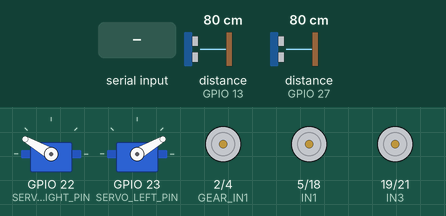
This sketch was run on a simulated ESP32. On the bench: 2 × servo, motor-driver pin pairs drawn as motors (green arrow = first pin HIGH = forward, orange = second pin HIGH = backward, longer = more drive). Inputs (shaded band) come from the test bench; at power-on: distance to the obstacle (sensors on GPIO 13, GPIO 27) 80 cm. The echo pulse lasts 58.3 µs per cm.

Above: at 3.1 s.
3.2 s: distance to the obstacle (sensor on GPIO 13) set to 16 cm
4.7 s: distance to the obstacle (sensor on GPIO 13) set to 13 cm
At 6.6 s:
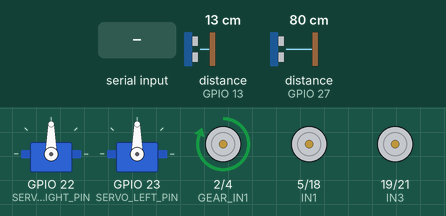
At 7.5 s:
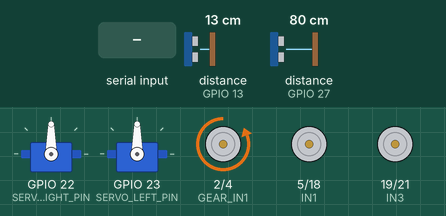
7.7 s: "R" received over Serial
At 8.77 s:
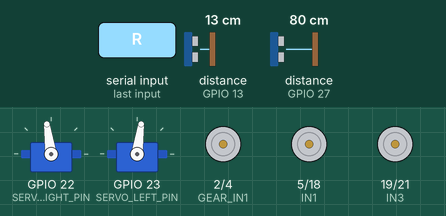
Timing chart, 0 to 16.7 s (numbered marks = the images above; inputs shaded):
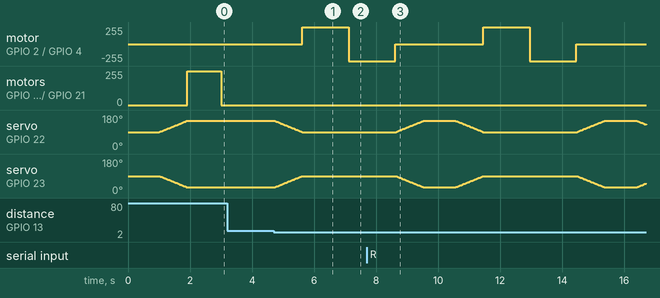

The sketch:

sketch_oct6a.ino
```cpp
#include <ESP32Servo.h>   // ESP32Servo library for controlling servos
#include <NewPing.h>

#define TRIG_PIN_1 12      // Trigger pin for the first ultrasonic sensor
#define ECHO_PIN_1 13      // Echo pin for the first ultrasonic sensor
#define TRIG_PIN_2 14      // Trigger pin for the second ultrasonic sensor
#define ECHO_PIN_2 27      // Echo pin for the second ultrasonic sensor

#define IN1 5              // Motor driver pin for left motor (movement motor)
#define IN2 18             // Motor driver pin for left motor (movement motor)
#define IN3 19             // Motor driver pin for right motor (movement motor)
#define IN4 21             // Motor driver pin for right motor (movement motor)

#define GEAR_IN1 2         // Gear motor pin for lifting the arm
#define GEAR_IN2 4         // Gear motor pin for lifting the arm

#define SERVO_RIGHT_PIN 22  // Right servo pin
#define SERVO_LEFT_PIN 23   // Left servo pin

Servo rightServo;
Servo leftServo;

NewPing sonar1(TRIG_PIN_1, ECHO_PIN_1, 200);  // First ultrasonic sensor
NewPing sonar2(TRIG_PIN_2, ECHO_PIN_2, 200);  // Second ultrasonic sensor

unsigned long lastCommTime = 0;
const unsigned long COMM_TIMEOUT = 3000; // Communication timeout in milliseconds

void setup() {
  Serial.begin(9600);

  // Motor setup
  pinMode(IN1, OUTPUT);
  pinMode(IN2, OUTPUT);
  pinMode(IN3, OUTPUT);
  pinMode(IN4, OUTPUT);

  // Gear motor setup
  pinMode(GEAR_IN1, OUTPUT);
  pinMode(GEAR_IN2, OUTPUT);

  // Servo setup
  rightServo.attach(SERVO_RIGHT_PIN);
  leftServo.attach(SERVO_LEFT_PIN);

  // Set both servos to middle position (90 degrees)
  rightServo.write(90);
  leftServo.write(90);

  delay(1000);  // Small delay to stabilize servos at starting position

  // Move the right servo to 120 degrees and left servo to 60 degrees
  for (int pos = 90; pos <= 150; pos++) {
    rightServo.write(pos);
    leftServo.write(180 - pos);  // Left servo mirror movement (180 - pos)
    delay(15);  // Adjust this value to control the speed of servo movement
  }

  // Start the ultrasonic sensors and wheel motors after the servos finish
  moveForward();
}

void loop() {
  // Check for communication timeout
  if (millis() - lastCommTime > COMM_TIMEOUT) {
    stopMovement();  // Stop all movement if communication timeout occurs
  }

  // Read distances from ultrasonic sensors
  int distance1 = sonar1.ping_cm(); // Distance from the first ultrasonic sensor
  int distance2 = sonar2.ping_cm(); // Distance from the second ultrasonic sensor

  // Check if the first ultrasonic sensor detects an object (e.g., within 25 cm)
  if (distance1 > 0 && distance1 < 15) {
    stopMovement();  // Stop moving when the first ultrasonic sensor detects the object
    pickUpGarbage(); // Use the servos and gear motor to pick up and drop the garbage
  }

  // Check if the second ultrasonic sensor detects an object in the box (e.g., within 25 cm)
  if (distance2 > 0 && distance2 < 15) {
    returnToInitialState();  // Call function to restart the operation
  }

  // Process commands from the terminal (optional feature)
  if (Serial.available()) {
    char command = Serial.read();  // Read the command
    lastCommTime = millis();  // Update last communication time

    if (command == 'F') {
      moveForward();
    } else if (command == 'R') {
      rotateAndSearch();
    } else{
      // Heartbeat signal received, no action needed
    }
  }
}

// Function to move the garbage collector forward
void moveForward() {
  digitalWrite(IN1, HIGH);  // Left motor forward
  digitalWrite(IN2, LOW);
  digitalWrite(IN3, HIGH);  // Right motor forward
  digitalWrite(IN4, LOW);
}

// Function to rotate and search for objects
void rotateAndSearch() {
  digitalWrite(IN1, HIGH);  // Rotate left motor
  digitalWrite(IN2, LOW);
  digitalWrite(IN3, LOW);   // Rotate right motor in reverse
  digitalWrite(IN4, HIGH);
}

// Function to stop all movement
void stopMovement() {
  digitalWrite(IN1, LOW);  // Stop left motor
  digitalWrite(IN2, LOW);
  digitalWrite(IN3, LOW);  // Stop right motor
  digitalWrite(IN4, LOW);
}

// Function to pick up garbage using servos and gear motor
void pickUpGarbage() {
  // Step 1: Close the servos to pick up the object (reverse previous movement)
  for (int pos = 150; pos >= 90; pos--) {
    rightServo.write(pos);
    leftServo.write(180 - pos);
    delay(15);
  }

  // Step 2: Use the gear motor to lift the arm for 2 seconds
  digitalWrite(GEAR_IN1, HIGH);
  digitalWrite(GEAR_IN2, LOW);
  delay(1500);  // Lift the arm for 2 seconds

  // Step 3: Return the arm to its original position
  digitalWrite(GEAR_IN1, LOW);
  digitalWrite(GEAR_IN2, HIGH);
  delay(1500);  // Lower the arm back`

  // Stop the gear motor
  digitalWrite(GEAR_IN1, LOW);
  digitalWrite(GEAR_IN2, LOW);

  // Step 4: Re-open the servos to release the object
  for (int pos = 90; pos <= 150; pos++) {
    rightServo.write(pos);
    leftServo.write(180 - pos);
    delay(15);
  }

  returnToInitialState();  // Call function to restart the operation
}

// Function to return to initial state after detecting object in the box
void returnToInitialState() {
  stopMovement();
  delay(1000);
  moveForward();
}
```

Measured:
- the behaviour switches between 15 and 14 cm on distance to the obstacle (sensor on GPIO 13) (found by bisection; images 0 and 1)
- after the input at 3.2 s, every drawn part: stays the same
- after the input at 4.7 s, motor on GPIO 2 (GEAR_IN1) / GPIO 4 (GEAR_IN2): stopped → forward 255/255 after 0.92 s, → backward 255/255 1.5 s later; servo on GPIO 22 (SERVO_RIGHT_PIN): moves from 150° to 90° over 0.90 s, starting at once; servo on GPIO 23 (SERVO_LEFT_PIN): moves from 30° to 90° over 0.90 s, starting at once
